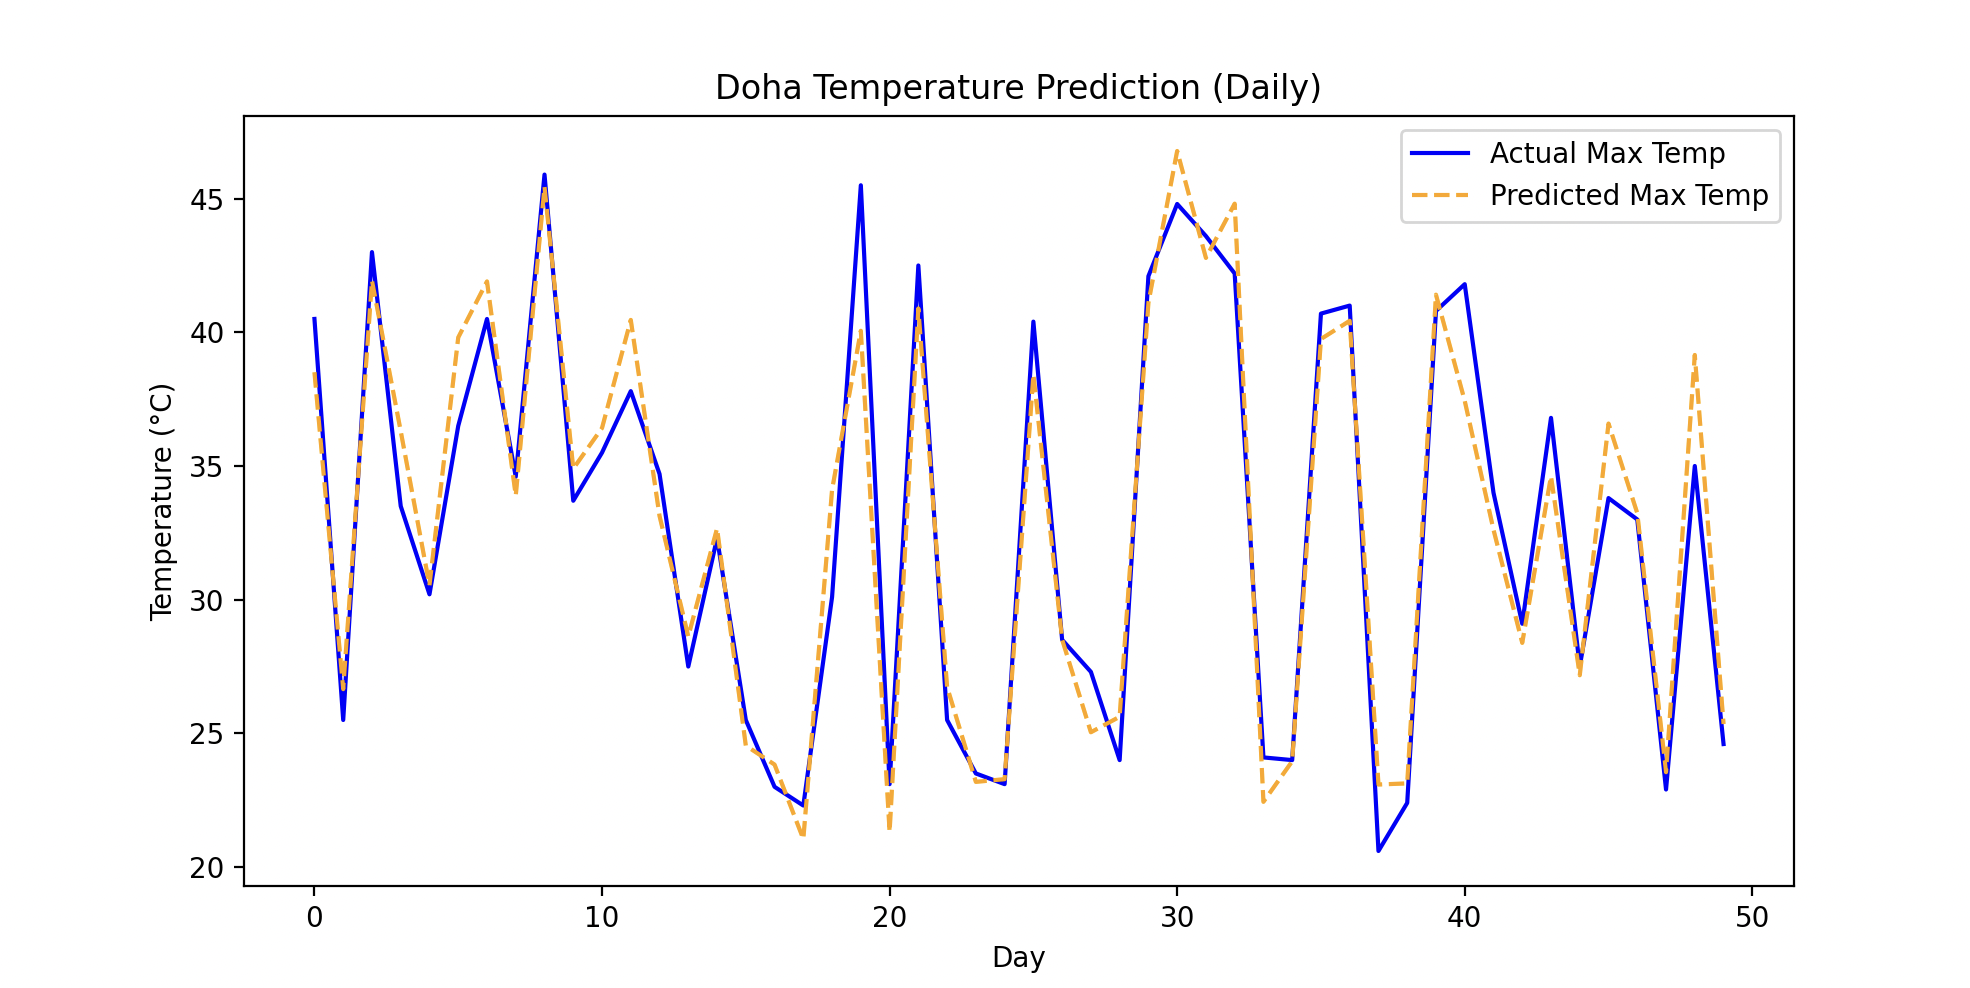

Generate this figure with Python:

import pandas as pd
from sklearn.model_selection import train_test_split
from sklearn.linear_model import LinearRegression
import matplotlib.pyplot as plt


df = pd.read_csv("doha_weather.csv", skiprows=3)


df = df.rename(columns={
    "time": "date",
    "temperature_2m_max (°C)": "temperature_2m_max",
    "temperature_2m_mean (°C)": "temperature_2m_min"
})


df = df[["date", "temperature_2m_max", "temperature_2m_min"]].dropna()
df["next_day_temp"] = df["temperature_2m_max"].shift(-1)
df = df.dropna()


X = df[["temperature_2m_max", "temperature_2m_min"]]
y = df["next_day_temp"]


X_train, X_test, y_train, y_test = train_test_split(X, y, test_size=0.2, random_state=42)
model = LinearRegression()
model.fit(X_train, y_train)

print(f"Model accuracy score: {model.score(X_test, y_test):.2f}")


predictions = model.predict(X_test)
plt.figure(figsize=(10,5))
plt.plot(y_test.values[:50], label="Actual Max Temp", color='blue')
plt.plot(predictions[:50], label="Predicted Max Temp", color='orange', linestyle='--')
plt.title("Doha Temperature Prediction (Daily)")
plt.xlabel("Day")
plt.ylabel("Temperature (°C)")
plt.legend()
plt.show()
